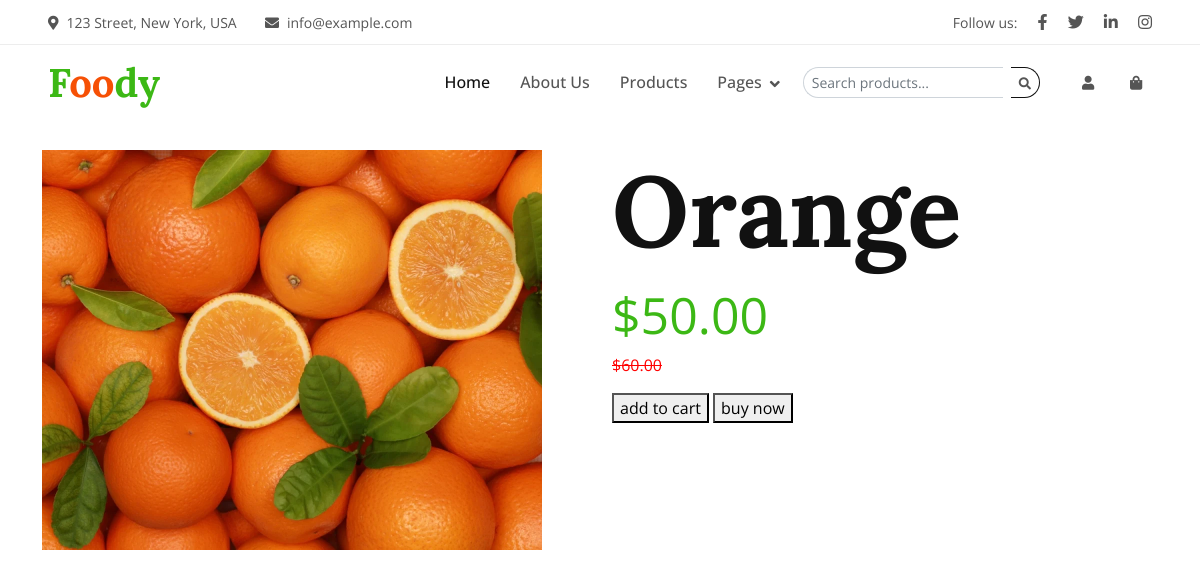
Screenshot of /productdetails/9/ with the database file from the repository.
### shop/models.py (models this page shows, shortened)
class Product(models.Model):
    image = models.ImageField(upload_to='product_images/')
    name = models.CharField(max_length=200)
    description = models.TextField()
    price = models.DecimalField(max_digits=10, decimal_places=2)
    offer_price = models.DecimalField(max_digits=10, decimal_places=2, null=True, blank=True)
    stock = models.IntegerField()
    created = models.DateTimeField(auto_now_add=True)
    CATEGORY = models.ForeignKey(Category, on_delete=models.CASCADE)

### shop/views.py (the view)
# urls.py: path('productdetails/<int:p_id>/',views.product_details, name='productdetails'),
def product_details(request,p_id):
    data = Product.objects.get(id=p_id)
    return render(request,"productdeatails.html",{"data": data})

### templates/productdeatails.html (shortened to what this page needs)
{% extends 'base.html' %}
{% block content %}
<div
    style="margin-top: 150px;"
    class="container">
    <div class="row">
    <div class="col-6">
            <img style="height: 400px;width:500px; object-fit:cover;"  src="{{ data.image.url}}" alt="">
    </div>
    <div class="col-6">
        <a class="d-block h5 mb-2" href="" style="font-weight: bold;font-size: 100px   ;">{{ data.name }}</a>
    <span class="text-primary me-1"style="font-size: 50px;">${{ data.offer_price }}</span>
    <p style="color: red;"><del>${{ data.price }}</del></p>
    <button type="add to cart">add to cart</button>
    <button type="buy now">buy now</button>
    </div>
    </div>
</div>
{% endblock %}

### static/css/style.css (style rules this page uses)
:root { --primary: #3CB815; --secondary: #F65005; --light: #F7F8FC; --dark: #111111; }

### rows the page displays
Product: image (picture), name "Orange", offer_price "50.00", price "60.00"
